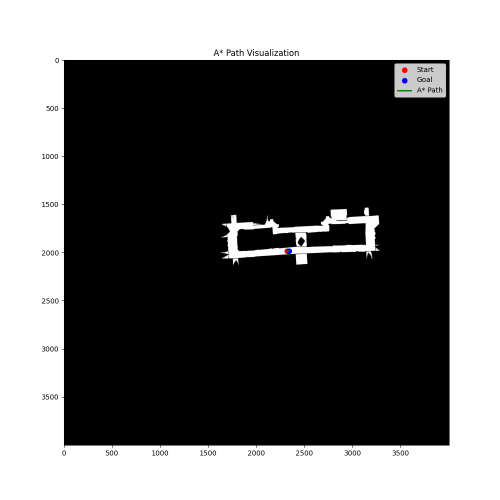
#> input picture my_robot_control/scripts/a_star_path.png, 1000 x 1000 px, given in place of my_map1203.png, which was not available (shown at 1/2 size)
$ python waypoint.py
#> lines starting #> are read from the running program, lines starting #| are printed output that depends on the picture; after the words box and inside, x2 and y2 are one past the last pixel; in counts of white or black regions, pixels touching at a corner belong together; pictures that were not available may be replaced by others from this repository, and a replacement may not be noted
#!/usr/bin/env python3
import rospy
import numpy as np
import os
import itertools
import numpy as np
import matplotlib.pyplot as plt
import pandas as pd
import cv2
from scipy.spatial import KDTree
from PIL import Image
import yaml
import time
from skimage.draw import line

class PathOptimizer:
    def __init__(self):
        self.target_x = -7.2213
        self.target_y = -1.7003
        self.waypoints = self.generate_waypoints()
        self.optimized_waypoints = []
        self.waypoint_distances = self.calculate_waypoint_distances()   # 計算一整圈機器人要走的大致距離
        self.total_path_distance = sum(self.waypoint_distances)  # 計算總路徑距離
        self.current_waypoint_index = 0

        # 加载 SLAM 地图
        self.load_slam_map('/home/chihsun/catkin_ws/src/my_robot_control/scripts/my_map0924.yaml')

        # 初始化结果保存路径
        self.result_folder = '/home/chihsun/catkin_ws/src/my_robot_control/scripts/optimized_path_img/'
        os.makedirs(self.result_folder, exist_ok=True)
        self.result_metrics_file = os.path.join(self.result_folder, 'path_metrics.csv')

    def reset_state(self):
        """
        重置路徑規劃的狀態變數，每次規劃新路徑前需要調用。
        """
        self.target_x = -7.2213
        self.target_y = -1.7003
        self.waypoints = self.generate_waypoints()
        self.optimized_waypoints = []
        self.waypoint_distances = self.calculate_waypoint_distances()  # 計算路徑點之間的距離
        self.total_path_distance = sum(self.waypoint_distances)       # 總路徑距離
        self.current_waypoint_index = 0                               # 當前路徑點索引
        self.g_scores = {}                                            # g 值累積記錄
        self.obstacle_distances = []  # 儲存所有路徑點到障礙物的距離

    def load_slam_map(self, yaml_path):
        with open(yaml_path, 'r') as file:
            map_metadata = yaml.safe_load(file)
            png_path = map_metadata['image'].replace(".pgm", ".png")
            png_image = Image.open(png_path).convert('L')
            self.slam_map = np.array(png_image)

        self.generate_costmap()

    def generate_costmap(self):
        if self.slam_map is None:
            rospy.logerr("SLAM map not loaded. Cannot generate costmap.")
            return False

        wall_color = np.array([100, 100, 100])
        wall_color2 = np.array([120, 120, 120])

        img = cv2.cvtColor(self.slam_map, cv2.COLOR_GRAY2BGR)
        wall_mask = cv2.inRange(img, wall_color, wall_color2)
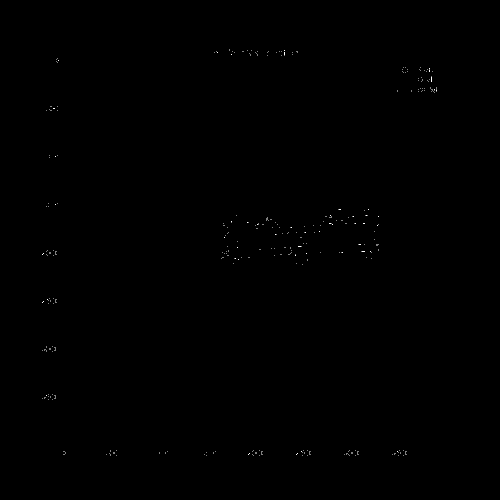
#> wall_mask: shape (1000, 1000) (shown at 1/2 size); 0.05% white in thin lines or dots, all inside (x1, y1, x2, y2) = (84, 99, 873, 911)

        self.cost_map = np.zeros_like(self.slam_map)

        inner_dilation = 3
        outer_dilation = 6

        inner_kernel = np.ones((inner_dilation * 2 + 1, inner_dilation * 2 + 1), np.uint8)
        inner_dilated = cv2.dilate(wall_mask, inner_kernel, iterations=1)
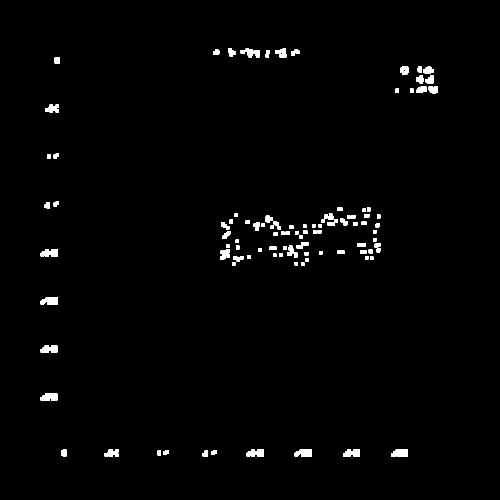
#> inner_dilated: shape (1000, 1000) (shown at 1/2 size); 1.3% white; 103 white regions, largest, box (x1, y1, x2, y2) and area: (81, 786, 115, 802) 441, (782, 898, 816, 914) 441, (81, 498, 116, 514) 439

        outer_kernel = np.ones((outer_dilation * 2 + 1, outer_dilation * 2 + 1), np.uint8)
        outer_dilated = cv2.dilate(wall_mask, outer_kernel, iterations=1)
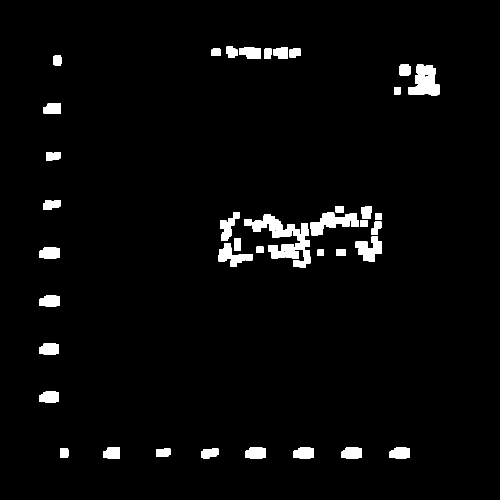
#> outer_dilated: shape (1000, 1000) (shown at 1/2 size); 3.1% white; 45 white regions, largest, box (x1, y1, x2, y2) and area: (504, 428, 620, 518) 3869, (817, 129, 879, 191) 2604, (621, 424, 718, 471) 2305

        outer_only = cv2.subtract(outer_dilated, inner_dilated)
#> outer_only: shape (1000, 1000); 1.7% white; 55 white regions (10 under 20 px), largest, box (x1, y1, x2, y2) and area: (504, 428, 620, 518) 2330, (621, 424, 718, 471) 1416, (817, 129, 879, 191) 1330

        self.cost_map[wall_mask > 0] = 254        # 障礙物設為最高代價
        self.cost_map[inner_dilated > 0] = 190    # 內層膨脹區設為中高代價
        self.cost_map[outer_only > 0] = 100        # 外層膨脹區設為中低代價

        rospy.loginfo("Costmap generated successfully.")
#> (this line was passed over: rospy is not available in this run)
#> (the rest of the program and of its run is left out)
